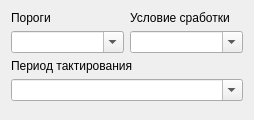
                  <widget class="QWidget" name="scrollAreaWidgetContents">
                   <property name="geometry">
                    <rect>
                     <x>0</x>
                     <y>0</y>
                     <width>250</width>
                     <height>120</height>
                    </rect>
                   </property>
                   <layout class="QGridLayout" name="gridLayout_6">
                    <item row="1" column="1">
                     <widget class="QComboBox" name="comboBox_RLMCondition">
                      <property name="maximumSize">
                       <size>
                        <width>16777215</width>
                        <height>22</height>
                       </size>
                      </property>
                      <property name="editable">
                       <bool>true</bool>
                      </property>
                     </widget>
                    </item>
                    <item row="1" column="0">
                     <widget class="QComboBox" name="comboBox_RLMEdge">
                      <property name="maximumSize">
                       <size>
                        <width>16777215</width>
                        <height>22</height>
                       </size>
                      </property>
                      <property name="editable">
                       <bool>true</bool>
                      </property>
                     </widget>
                    </item>
                    <item row="0" column="1">
                     <widget class="QLabel" name="label_24">
                      <property name="maximumSize">
                       <size>
                        <width>16777215</width>
                        <height>18</height>
                       </size>
                      </property>
                      <property name="text">
                       <string>Условие сработки</string>
                      </property>
                     </widget>
                    </item>
                    <item row="0" column="0">
                     <widget class="QLabel" name="label_25">
                      <property name="maximumSize">
                       <size>
                        <width>16777215</width>
                        <height>18</height>
                       </size>
                      </property>
                      <property name="text">
                       <string>Пороги</string>
                      </property>
                     </widget>
                    </item>
                    <item row="3" column="0" colspan="2">
                     <widget class="QComboBox" name="comboBox_RLMTactPeriod">
                      <property name="maximumSize">
                       <size>
                        <width>16777215</width>
                        <height>22</height>
                       </size>
                      </property>
                      <property name="editable">
                       <bool>true</bool>
                      </property>
                     </widget>
                    </item>
                    <item row="4" column="0" colspan="2">
                     <spacer name="verticalSpacer_3">
                      <property name="orientation">
                       <enum>Qt::Vertical</enum>
                      </property>
                      <property name="sizeHint" stdset="0">
                       <size>
                        <width>232</width>
                        <height>197</height>
                       </size>
                      </property>
                     </spacer>
                    </item>
                    <item row="2" column="0" colspan="2">
                     <widget class="QLabel" name="label_26">
                      <property name="maximumSize">
                       <size>
                        <width>16777215</width>
                        <height>18</height>
                       </size>
                      </property>
                      <property name="text">
                       <string>Период тактирования</string>
                      </property>
                     </widget>
                    </item>
                   </layout>
                  </widget>
